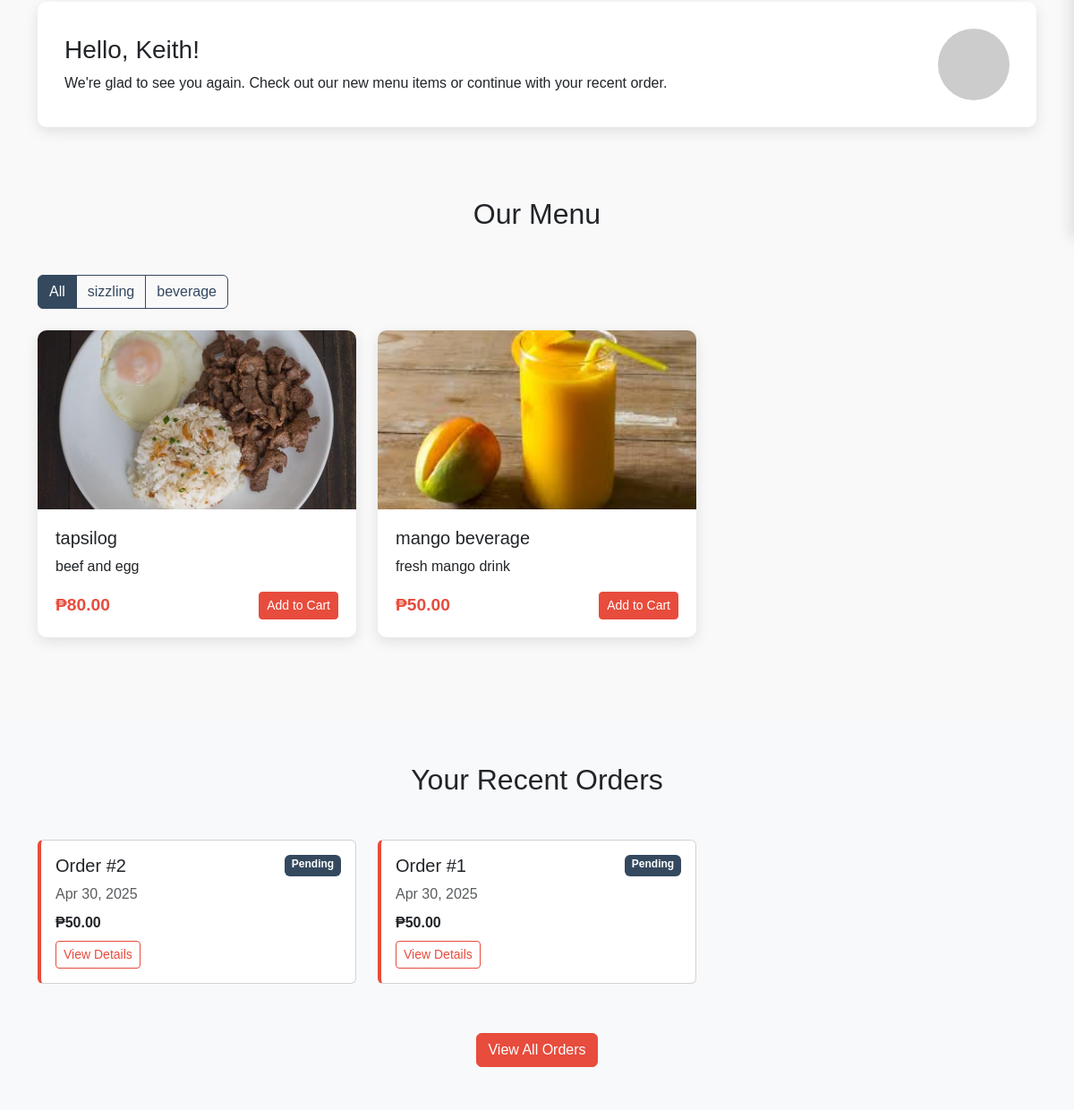
Page /customer/customer_loggedin.php (signed in, lower part) on the earlier database version.
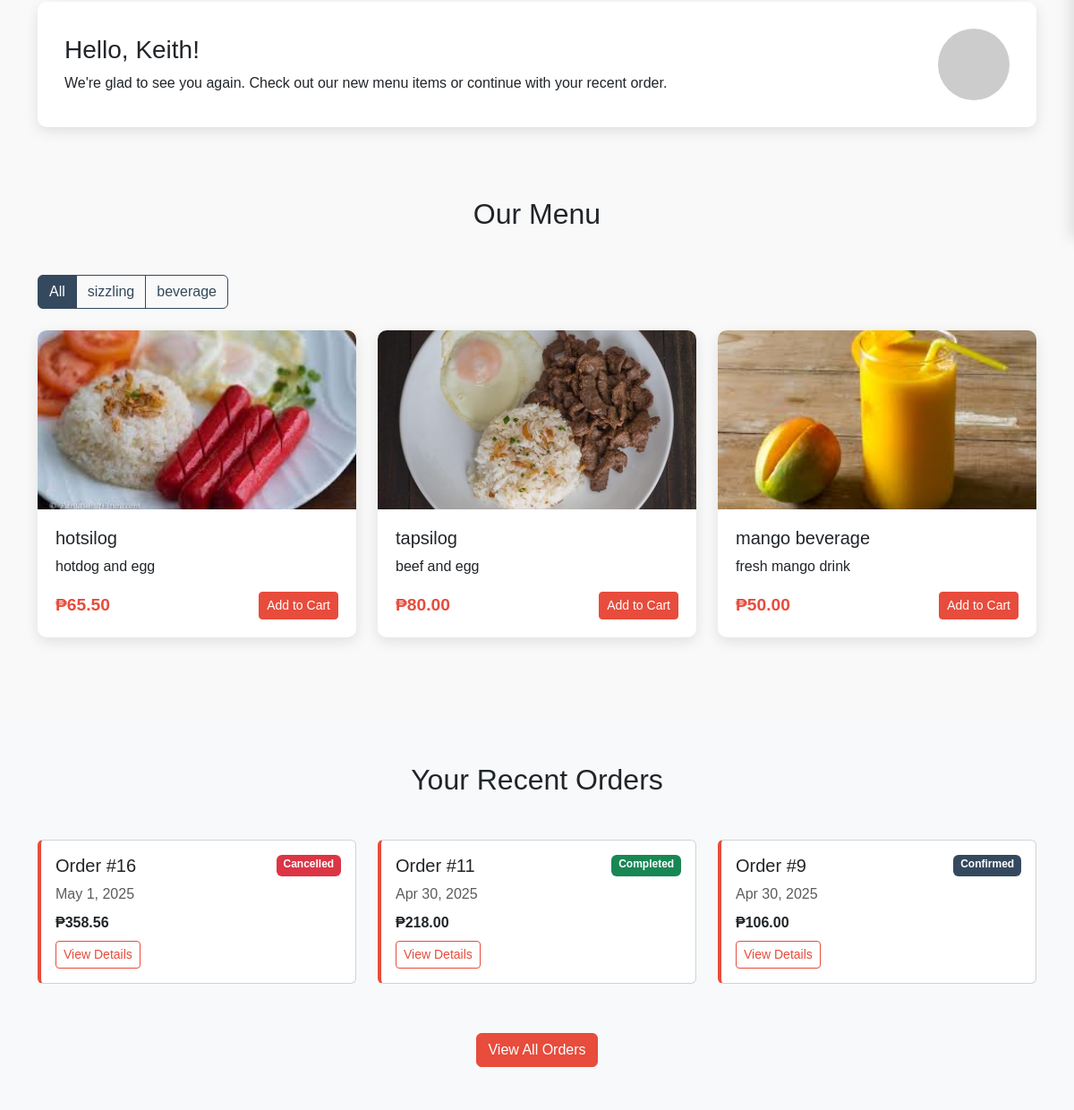
Same page on the later database version.
### tables this page shows
CREATE TABLE `menus` (
  `menu_id` int(11) NOT NULL,
  `name` varchar(100) NOT NULL,
  `description` text DEFAULT NULL,
  `price` decimal(10,2) NOT NULL,
  `image_url` varchar(255) DEFAULT NULL,
  `avail` enum('Available','NotAvailable','','') NOT NULL,
  `category` enum('sizzling','beverage','','') NOT NULL
);

CREATE TABLE `orders` (
  `order_id` int(11) NOT NULL,
  `customer_id` int(11) NOT NULL,
  `total_amount` decimal(10,2) NOT NULL,
  `subtotal` double NOT NULL,
  `status` enum('pending','confirmed','completed','cancelled') DEFAULT 'pending',
  `order_date` datetime DEFAULT current_timestamp(),
  `delivery_address` varchar(255) NOT NULL,
  `contact_number` varchar(50) NOT NULL,
  `special_instructions` varchar(100) NOT NULL,
  `payment_method` enum('paymongo','cod','','') NOT NULL,
  `delivery_fee` double NOT NULL,
  `tax` double NOT NULL
);

### customer/customer_loggedin.php (the view, shortened to what the changed rows need)
<?php
require '../dbcon.php';
$user_id = $_SESSION['user_id'];
$order_stmt = $conn->prepare("
    SELECT order_id, order_date, total_amount, status
    FROM orders
    WHERE customer_id = ?
    ORDER BY order_date DESC
    LIMIT 3
");
$order_stmt->bind_param("i", $user_id);
$order_stmt->execute();
$order_result = $order_stmt->get_result();
$orders = $order_result->fetch_all(MYSQLI_ASSOC);
?>
<!DOCTYPE html>
<html lang="en">
<head>
    <link href="../assets/styles/styles.css" rel="stylesheet">
    <link rel="stylesheet" href="https://cdnjs.cloudflare.com/ajax/libs/font-awesome/6.4.0/css/all.min.css">
</head>
<body>
    <section id="menu" class="py-5">
    <div class="container">
        <h2 class="text-center mb-5">Our Menu</h2>
        <?php
        $category_stmt = $conn->prepare("SELECT DISTINCT category FROM menus WHERE avail = 'Available'");
        $category_stmt->execute();
        $category_result = $category_stmt->get_result();
        $categories = $category_result->fetch_all(MYSQLI_ASSOC);
        ?>
        <div class="row">
            <div class="col-12 mb-4">
                <div class="btn-group" role="group">
                    <button type="button" class="btn btn-outline-secondary active filter-btn" data-category="all">All</button>
                    <?php foreach ($categories as $cat): ?>
                        <button type="button" class="btn btn-outline-secondary filter-btn" data-category="<?php echo htmlspecialchars($cat['category']); ?>">
                            <?php echo htmlspecialchars($cat['category']); ?>
                        </button>
                    <?php endforeach; ?>
                </div>
            </div>
            <?php
            $menu_stmt = $conn->prepare("
                SELECT menu_id, name, description, price, image_url, category
                FROM menus
                WHERE avail = 'Available'
                ORDER BY category, name
            ");
            $menu_stmt->execute();
            $menu_result = $menu_stmt->get_result();
            $menu_items = $menu_result->fetch_all(MYSQLI_ASSOC);
            if (count($menu_items) > 0):
                foreach ($menu_items as $item):
                    $image_url = !empty($item['image_url']) ? $item['image_url'] :
                        'https://via.placeholder.com/300x200?text=No+Image';
                    ?>
                    <div class="col-md-4 mb-4 menu-item" data-category="<?php echo htmlspecialchars($item['category']); ?>">
                        <div class="menu-card card">
                            <img src="<?php echo htmlspecialchars($image_url); ?>" class="card-img-top" alt="<?php echo htmlspecialchars($item['name']); ?>">
                            <div class="card-body">
                                <h5 class="card-title"><?php echo htmlspecialchars($item['name']); ?></h5>
                                <p class="card-text"><?php echo htmlspecialchars($item['description']); ?></p>
                                <div class="d-flex justify-content-between align-items-center">
                                    <span class="price">₱<?php echo number_format($item['price'], 2); ?></span>
                                    <button class="btn btn-primary btn-sm add-to-cart"
                                        data-id="<?php echo $item['menu_id']; ?>"
                                        data-name="<?php echo htmlspecialchars($item['name']); ?>"
                                        data-price="<?php echo $item['price']; ?>"
                                        data-image="<?php echo htmlspecialchars($image_url); ?>">
                                        Add to Cart
                                    </button>
                                </div>
                            </div>
                        </div>
                    </div>
                <?php endforeach;
            endif; ?>
        </div>
    </div>
</section>
    <section id="orders" class="py-5 bg-light">
        <div class="container">
            <h2 class="text-center mb-5">Your Recent Orders</h2>
            <?php if (!empty($orders)): ?>
                <div class="row">
                    <?php foreach ($orders as $order): ?>
                        <div class="col-md-4 mb-4">
                            <div class="card order-card">
                                <div class="card-body">
                                    <div class="d-flex justify-content-between mb-2">
                                        <h5 class="card-title mb-0">Order #<?php echo htmlspecialchars($order['order_id']); ?></h5>
                                        <span class="badge bg-<?php
                                            switch($order['status']) {
                                                case 'completed': echo 'success'; break;
                                                case 'cancelled': echo 'danger'; break;
                                                default: echo 'secondary';
                                            }
                                        ?>">
                                            <?php echo ucfirst(htmlspecialchars($order['status'])); ?>
                                        </span>
                                    </div>
                                    <p class="text-muted mb-2">
                                        <?php echo date('M j, Y', strtotime($order['order_date'])); ?>
                                    </p>
                                    <p class="fw-bold mb-0">₱<?php echo number_format($order['total_amount'], 2); ?></p>
                                    <a href="order_details.php?id=<?php echo $order['order_id']; ?>" class="btn btn-sm btn-outline-primary mt-2">View Details</a>
                                </div>
                            </div>
                        </div>
                    <?php endforeach; ?>
                </div>
            <?php endif; ?>
        </div>
    </section>
</body>
</html>

Differences in the rows shown:
no longer on this page (row edited): orders: order_id "2", status "Pending", order_date "Apr 30, 2025", total_amount "50.00"
no longer on this page (row edited): orders: order_id "1", status "Pending", order_date "Apr 30, 2025", total_amount "50.00"
added menus: image_url (picture), name "hotsilog", description "hotdog and egg", price "65.50"
added orders: order_id "16", status "Cancelled", order_date "May 1, 2025", total_amount "358.56"
added orders: order_id "11", status "Completed", order_date "Apr 30, 2025", total_amount "218.00"
added orders: order_id "9", status "Confirmed", order_date "Apr 30, 2025", total_amount "106.00"
